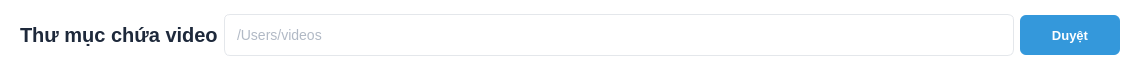
<?xml version="1.0" encoding="UTF-8"?>
<ui version="4.0">
 <class>FolderSelection</class>
 <widget class="QWidget" name="FolderSelection">
  <property name="geometry">
   <rect>
    <x>0</x>
    <y>0</y>
    <width>1140</width>
    <height>70</height>
   </rect>
  </property>
  <property name="windowTitle">
   <string>Form</string>
  </property>
  <property name="styleSheet">
   <string notr="true">QWidget#FolderSelection {
    background-color: #FFFFFF;
    border-radius: 10px;
}

QLabel {
    font-size: 20px;
    font-weight: bold;
    color: #1E293B;
    background-color: transparent;
}

QLineEdit {
    border: 1px solid #E4E7EB;
    border-radius: 6px;
    padding: 10px;
    background-color: #FFFFFF;
    height: 20px;
    font-size: 14px;
    color: #64748B;
}

QPushButton {
    background-color: #3498DB;
    color: white;
    border: none;
    border-radius: 6px;
    padding: 10px 15px;
    font-weight: bold;
    font-size: 13px;
}

QPushButton:hover {
    background-color: #2980B9;
}

QPushButton:pressed {
    background-color: #1F6AA5;
}</string>
  </property>
  <layout class="QHBoxLayout" name="horizontalLayout">
   <property name="leftMargin">
    <number>20</number>
   </property>
   <property name="topMargin">
    <number>10</number>
   </property>
   <property name="rightMargin">
    <number>20</number>
   </property>
   <property name="bottomMargin">
    <number>10</number>
   </property>
   <item>
    <widget class="QLabel" name="folderLabel">
     <property name="text">
      <string>Thư mục chứa video</string>
     </property>
    </widget>
   </item>
   <item>
    <widget class="QLineEdit" name="directoryLineEdit">
     <property name="placeholderText">
      <string>/Users/videos</string>
     </property>
    </widget>
   </item>
   <item>
    <widget class="QPushButton" name="browseButton">
     <property name="minimumSize">
      <size>
       <width>100</width>
       <height>40</height>
      </size>
     </property>
     <property name="maximumSize">
      <size>
       <width>100</width>
       <height>40</height>
      </size>
     </property>
     <property name="text">
      <string>Duyệt</string>
     </property>
    </widget>
   </item>
  </layout>
 </widget>
 <resources/>
 <connections/>
</ui>
